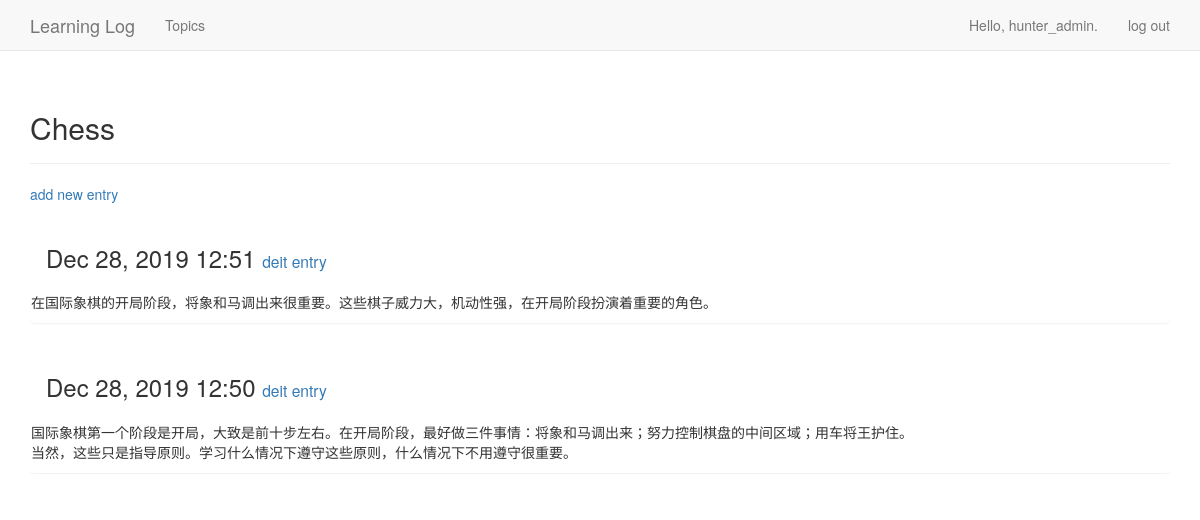
The page /topics/1/ (signed in) on the database its author committed.
### learning_logs/models.py (models this page shows, shortened)
class Topic(models.Model):
    text = models.CharField(max_length=200)
    date_added = models.DateTimeField(auto_now_add=True)
    owner = models.ForeignKey(User,on_delete=models.CASCADE)
    def __str__(self):
        return self.text

class Entry(models.Model):
    topic = models.ForeignKey(Topic,on_delete=models.CASCADE)
    text = models.TextField()
    date_added = models.DateTimeField(auto_now_add=True)
    class Meta:
        verbose_name_plural = 'entries'

### learning_logs/views.py (the view)
# urls.py: url(r'^topics/(?P<topic_id>\d+)/$', views.topic, name='topic'),
@login_required
def topic(request, topic_id):
    topic= Topic.objects.get(id=topic_id)
    if topic.owner != request.user:
        raise Http404
    entries = topic.entry_set.order_by('-date_added')
    context = {'topic': topic, 'entries': entries}
    return render(request, 'learning_logs/topic.html', context)

### learning_logs/templates/learning_logs/topic.html (shortened to what this page needs)
{% extends "learning_logs/base.html" %}
{% block header %}
  <h2>{{ topic }}</h2>
{% endblock header %}
{% block content %}
  <P>
    <a href="{% url 'learning_logs:new_entry' topic.id %}">add new entry</a>
  </P>
  {% for entry in entries %}
    <div class="panel panel_default">
      <div class="panel-heading">
        <h3>
          {{ entry.date_added|date:'M d, Y H:i' }}
          <small>
            <a href="{% url 'learning_logs:edit_entry' entry.id %}">
              deit entry</a>
          </small>
        </h3>
      </div>
      <div class="panel_body">
          {{ entry.text|linebreaks }}
      </div>
    </div>
  {% empty %}
    There are no entries for this topic yet.
  {% endfor %}
{% endblock content %}

### learning_logs/templates/learning_logs/base.html (shortened to what this page needs)
{% load bootstrap3 %}
<!DOCTYPE html>
<html lang="en">
  <head>
    {% bootstrap_css %}
  </head>
  <body>
    <nav class="navbar navbar-default navbar-static-top">
      <div class="container">
        <div class="navbar-header">
          <a class="navbar-brand" href="{% url 'learning_logs:index' %}">
          Learning Log</a>
        </div>
        <div id="navbar" class="navbar-collapse collapse">
          <ul class="nav navbar-nav">
            <li><a href="{% url 'learning_logs:topics' %}">Topics</a></li>
          </ul>
          <ul class="nav navbar-nav navbar-right">
            {% if user.is_authenticated %}
              <li><a>Hello, {{ user.username }}.</a></li>
              <li><a href="{% url 'users:logout' %}">log out</a></li>
            {% else %}
              <li><a href="{% url 'users:register' %}">register</a></li>
              <li><a href="{% url 'users:login' %}">log in</a></li>
            {% endif %}
          </ul>
        </div>
      </div>
    </nav>
    <div class="container">
      <div class="page-header">
        {% block header %}{% endblock header %}
      </div>
      <div>
        {% block content %}{% endblock content %}
      </div>
    </div>
  </body>
</html>

### rows shown on the page
Topic: text "Chess"
Entry: date_added "Dec 28, 2019 12:51", text "在国际象棋的开局阶段，将象和马调出来很重要。这些棋子威力大，机动性强，在开局阶段扮演着重要的角色。"
Entry: date_added "Dec 28, 2019 12:50", text "国际象棋第一个阶段是开局，大致是前十步左右。在开局阶段，最好做三件事情：将象和马调出来；努力控制棋盘的中间区域；用车将王护住。 当然，这些只是指导原则。学习什么情况下遵守这些原则，什么情况下不用遵守很重要。"

### other values the page prints
{{ user.username }} "hunter_admin"
